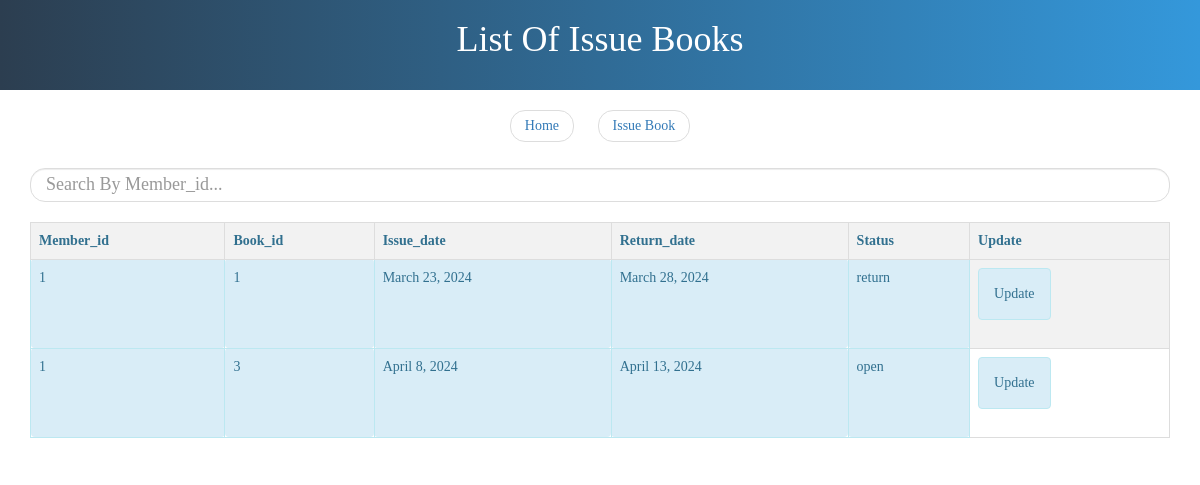
The page /showissue/ (signed in) on the database its author committed.
### libra/models.py (models this page shows)
class Records(models.Model):
    member_id = models.ForeignKey(datamember, on_delete=models.CASCADE)
    book_id = models.ForeignKey(Library, on_delete=models.CASCADE)
    issue_date = models.DateField()
    return_date = models.DateField()
    status = models.CharField(max_length=200)

### libra/views.py (the view)
# urls.py: path('showissue/',views.showissue),
@login_required(login_url="/login/")
def showissue(request):
    data=list(models.Records.objects.all().values())
    return render(request,"showissue.html",{"data":data})

### libra/templates/showissue.html (shortened to what this page needs)
<!DOCTYPE html>
<html lang="en">
<head>
    <link rel="stylesheet" href="https://maxcdn.bootstrapcdn.com/bootstrap/3.4.1/css/bootstrap.min.css">
</head>
<body>
  <header>
    <h1>List Of Issue Books</h1>
  </header>
  <ul class="pager">
    <li class="previous"><a href="/front/">Home</a></li>
    <li class="next"><a href="/issue/">Issue Book</a></li>
  </ul>
  <div class="container">
    <div class="row">
      <div class="col-md-12">
        <input type="text" name="" id="myinput" class="form-control" placeholder="Search By Member_id..." onkeyup="searchfun()">
      </div>
    </div>
    <div class="row">
      <div class="col-md-12">
        <div class="table-responsive">
          <table id="mytable" class="table">
            <tr class="alert alert-info">
              <th>Member_id</th>
              <th>Book_id</th>
              <th>Issue_date</th>
              <th>Return_date</th>
              <th>Status</th>
              <th>Update</th>
            </tr>
            {% for i in data %}
            <tr>
              <td class="alert alert-info">{{ i.member_id_id }}</td>
              <td class="alert alert-info">{{ i.book_id_id }}</td>
              <td class="alert alert-info">{{ i.issue_date }}</td>
              <td class="alert alert-info">{{ i.return_date }}</td>
              <td class="alert alert-info">{{ i.status }}</td>
              <td><a type="button" class="btn btn-primary alert alert-info" href="/update/{{ i.id }}">Update</a></td>
            </tr>
            {% endfor %}
          </table>
        </div>
      </div>
    </div>
  </div>
</body>
</html>

### libra/templates/showissue.html (style rules this page uses)
body { font-family: fangsong; }
header { background: linear-gradient(to right, #2C3E50, #3498DB); color: #fff; text-align: center; padding: 20px 0; }
h1 { font-size: 36px; margin-top: 0; }
.pager { list-style: none; padding: 0; margin-top: 20px; text-align: center; }
.pager li { display: inline-block; margin: 0 10px; }
input[type="text"] { font-size: 18px; padding: 10px 15px; border: 1px solid #ddd; border-radius: 15px; }
table { width: 100%; border-collapse: collapse; margin-top: 20px; }
th, td { border: 1px solid #dddddd; padding: 8px; text-align: left; }
th { background-color: #f2f2f2; }
tr:nth-child(even) { background-color: #f2f2f2; }

### rows shown on the page
Records: member_id_id "1", book_id_id "1", issue_date "March 23, 2024", return_date "March 28, 2024", status "return"
Records: member_id_id "1", book_id_id "3", issue_date "April 8, 2024", return_date "April 13, 2024", status "open"
